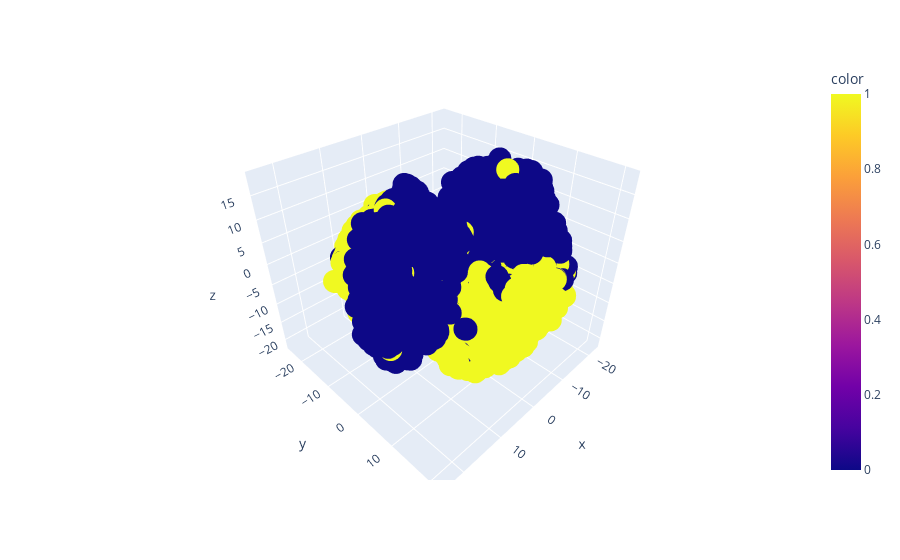

The notebook cell this image was saved under:
### Code cell
import plotly.express as px
px.scatter_3d(x=X_tsne[:,0],y=X_tsne[:,1],z=X_tsne[:,2],color=df["target"])

### Figure 1 — Plotly figure (JSON) as saved in the notebook; plotly's stock layout.template omitted (floating-point values rounded to 4 significant figures; data arrays with more than 128 entries replaced by an {"elided": "..."} marker saying what was removed)
{"data": [{"hovertemplate": "x=%{x}<br>y=%{y}<br>z=%{z}<br>color=%{marker.color}<extra></extra>", "legendgroup": "", "marker": {"color": {"elided": "10000 int values"}, "coloraxis": "coloraxis", "symbol": "circle"}, "mode": "markers", "name": "", "scene": "scene", "showlegend": false, "type": "scatter3d", "x": {"elided": "10000 float values"}, "y": {"elided": "10000 float values"}, "z": {"elided": "10000 float values"}}], "layout": {"coloraxis": {"colorbar": {"title": {"text": "color"}}, "colorscale": [[0, "#0d0887"], [0.1111, "#46039f"], [0.2222, "#7201a8"], [0.3333, "#9c179e"], [0.4444, "#bd3786"], [0.5556, "#d8576b"], [0.6667, "#ed7953"], [0.7778, "#fb9f3a"], [0.8889, "#fdca26"], [1, "#f0f921"]]}, "legend": {"tracegroupgap": 0}, "margin": {"t": 60}, "scene": {"domain": {"x": [0, 1], "y": [0, 1]}, "xaxis": {"title": {"text": "x"}}, "yaxis": {"title": {"text": "y"}}, "zaxis": {"title": {"text": "z"}}}}}
